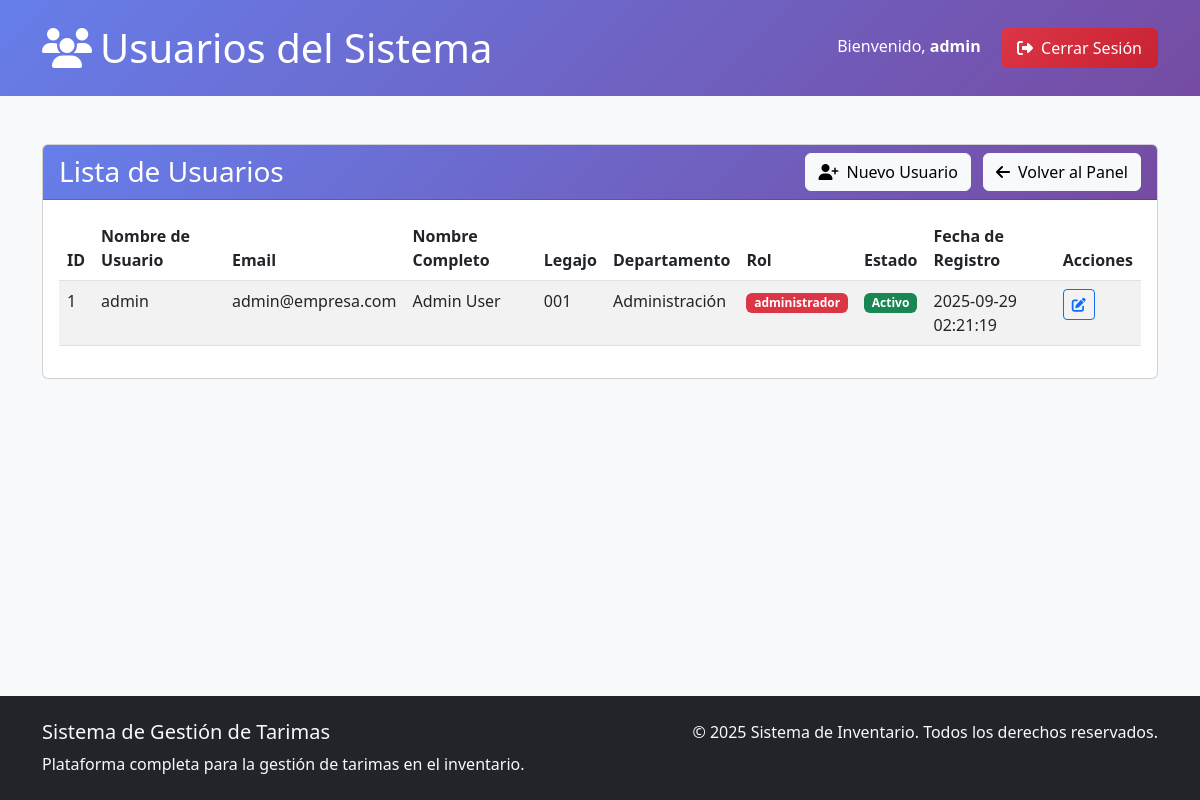
Page /dashboard/usuarios (signed in) on the earlier database version.
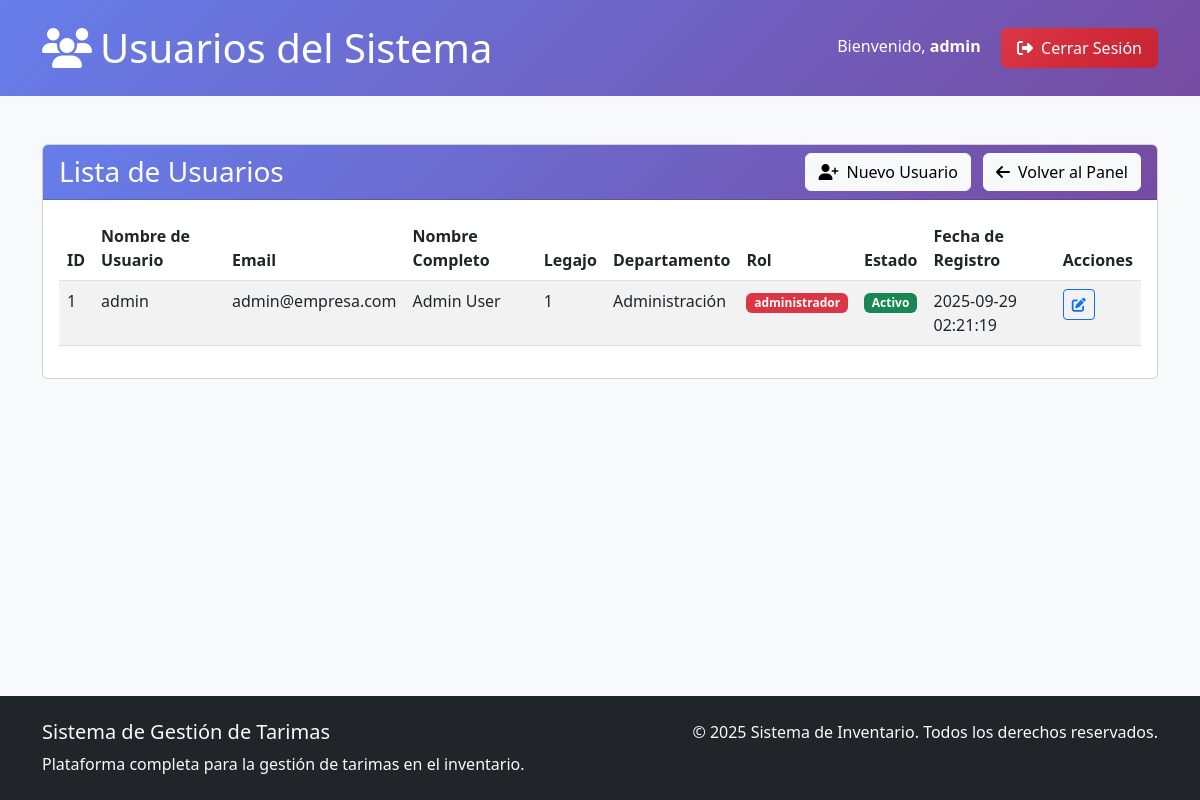
Same page on the later database version.
### tables this page shows
CREATE TABLE usuarios (
    id_usuario INT AUTO_INCREMENT PRIMARY KEY,
    username VARCHAR(50) NOT NULL UNIQUE,
    email VARCHAR(100) NOT NULL UNIQUE,
    password VARCHAR(255) NOT NULL,
    first_name VARCHAR(50) NOT NULL,
    last_name VARCHAR(50) NOT NULL,
    legajo INT NOT NULL,
    department VARCHAR(100),
    id_rol INT DEFAULT 2,
    activo TINYINT(1) DEFAULT 1,
    created_at TIMESTAMP DEFAULT CURRENT_TIMESTAMP,
    updated_at TIMESTAMP DEFAULT CURRENT_TIMESTAMP ON UPDATE CURRENT_TIMESTAMP,
    FOREIGN KEY (id_rol) REFERENCES roles(id_rol)
);

CREATE TABLE roles (
    id_rol INT AUTO_INCREMENT PRIMARY KEY,
    nombre_rol VARCHAR(50) NOT NULL UNIQUE,
    descripcion TEXT,
    activo TINYINT(1) DEFAULT 1,
    created_at TIMESTAMP DEFAULT CURRENT_TIMESTAMP
);

### controllers/DashboardController.php (called while the page is built, shortened)
<?php
require_once __DIR__ . '/Controller.php';
require_once __DIR__ . '/../models/Database.php';
require_once __DIR__ . '/../models/Usuario.php';
class DashboardController extends Controller {
    private $usuarioModel;
    public function __construct() {
        $this->usuarioModel = new Usuario();
    }
    public function usuarios() {
        $usuarios = $this->usuarioModel->getAllUsuariosWithRoles();
        $data = [
            'username' => $_SESSION['username'],
            'title' => 'Gestión de Usuarios',
            'role' => $_SESSION['role'],
            'usuarios' => $usuarios
        ];
        $this->view('dashboard/usuarios', $data);
    }
}

### models/Usuario.php (called while the page is built, shortened)
<?php
require_once __DIR__ . '/Database.php';
class Usuario {
    private $db;
    public function __construct() {
        $this->db = Database::getInstance()->getConnection();
    }
    public function getAllUsuariosWithRoles() {
        $stmt = $this->db->prepare("
            SELECT u.id_usuario, u.username, u.email, u.first_name, u.last_name, u.legajo, u.department, u.created_at, u.activo, r.nombre_rol
            FROM usuarios u
            LEFT JOIN roles r ON u.id_rol = r.id_rol
            ORDER BY u.created_at DESC
        ");
        $stmt->execute();
        return $stmt->fetchAll(PDO::FETCH_ASSOC);
    }
}

### models/Database.php (called while the page is built)
<?php
class Database
{
    private static $instance = null;
    private $pdo;
    private function __construct()
    {
        $dsn = "mysql:host=" . DB_HOST . ";dbname=" . DB_NAME . ";charset=" . DB_CHARSET;
        try {
            $this->pdo = new PDO($dsn, DB_USER, DB_PASS);
            $this->pdo->setAttribute(PDO::ATTR_ERRMODE, PDO::ERRMODE_EXCEPTION);
        } catch (PDOException $e) {
            die("Error de conexión: " . $e->getMessage());
        }
    }
    public static function getInstance()
    {
        if (self::$instance === null) {
            self::$instance = new self();
        }
        return self::$instance;
    }
    public function getConnection()
    {
        return $this->pdo;
    }
}

### views/dashboard/usuarios.php (the view)
<header class="form-header">
    <div class="container">
        <div class="row align-items-center">
            <div class="col-md-8">
                <h1 class="mb-0"><i class="fas fa-users me-2"></i>Usuarios del Sistema</h1>
            </div>
            <div class="col-md-4 text-md-end">
                <span class="me-3">Bienvenido, <strong><?= htmlspecialchars($username ?? ''); ?></strong></span>
                <a href="<?= BASE_URL ?>/auth/logout" class="btn logout-btn text-white">
                    <i class="fas fa-sign-out-alt me-1"></i> Cerrar Sesión
                </a>
            </div>
        </div>
    </div>
</header>
<div class="container my-5">
    <div class="card">
        <div class="card-header d-flex justify-content-between align-items-center" style="background: linear-gradient(135deg, #667eea 0%, #764ba2 100%); color: white; ">
            <h3 class="mb-0">Lista de Usuarios</h3>
            <div>
                <a href="<?= BASE_URL ?>/auth/register" class="btn btn-light me-2">
                    <i class="fas fa-user-plus me-2"></i>Nuevo Usuario
                </a>
                <a href="<?= BASE_URL ?>/dashboard" class="btn btn-light">
                    <i class="fas fa-arrow-left me-2"></i>Volver al Panel
                </a>
            </div>
        </div>
        <div class="card-body">
            <div class="table-responsive">
                <table class="table table-striped table-hover">
                    <thead>
                        <tr style="background: linear-gradient(135deg, #667eea 0%, #764ba2 100%); color: white;">
                            <th>ID</th>
                            <th>Nombre de Usuario</th>
                            <th>Email</th>
                            <th>Nombre Completo</th>
                            <th>Legajo</th>
                            <th>Departamento</th>
                            <th>Rol</th>
                            <th>Estado</th>
                            <th>Fecha de Registro</th>
                            <th>Acciones</th>
                        </tr>
                    </thead>
                    <tbody>
                        <?php if (!empty($usuarios)): ?>
                            <?php foreach ($usuarios as $usuario): ?>
                                <tr>
                                    <td><?= htmlspecialchars($usuario['id_usuario']); ?></td>
                                    <td><?= htmlspecialchars($usuario['username']); ?></td>
                                    <td><?= htmlspecialchars($usuario['email']); ?></td>
                                    <td><?= htmlspecialchars($usuario['first_name'] . ' ' . $usuario['last_name']); ?></td>
                                    <td><?= htmlspecialchars($usuario['legajo']); ?></td>
                                    <td><?= htmlspecialchars($usuario['department']); ?></td>
                                    <td>
                                        <span class="badge <?= $usuario['nombre_rol'] === 'administrador' ? 'bg-danger' : 'bg-success'; ?>">
                                            <?= htmlspecialchars($usuario['nombre_rol'] ?? 'produccion'); ?>
                                        </span>
                                    </td>
                                    <td>
                                        <?php if ($usuario['activo'] ?? 1): ?>
                                            <span class="badge bg-success">Activo</span>
                                        <?php else: ?>
                                            <span class="badge bg-secondary">Inactivo</span>
                                        <?php endif; ?>
                                    </td>
                                    <td><?= htmlspecialchars($usuario['created_at']); ?></td>
                                    <td>
                                        <a href="<?= BASE_URL ?>/dashboard/editar_usuario/<?= htmlspecialchars($usuario['id_usuario']); ?>" class="btn btn-sm btn-outline-primary" title="Editar usuario">
                                            <i class="fas fa-edit"></i>
                                        </a>
                                    </td>
                                </tr>
                            <?php endforeach; ?>
                        <?php else: ?>
                            <tr>
                                <td colspan="10" class="text-center text-muted">No hay usuarios registrados aún.</td>
                            </tr>
                        <?php endif; ?>
                    </tbody>
                </table>
            </div>
        </div>
    </div>
</div>

### public/index.php (shortened to what this page needs)
<?php
require_once PROJECT_ROOT . '/models/Database.php';
require_once PROJECT_ROOT . '/models/Usuario.php';
require_once PROJECT_ROOT . '/controllers/Controller.php';
require_once PROJECT_ROOT . '/controllers/DashboardController.php';
$uri = parse_url($_SERVER['REQUEST_URI'], PHP_URL_PATH);
$basePath = '/appphp';
if (strpos($uri, $basePath) === 0) {
    $uri = substr($uri, strlen($basePath));
}
if ($uri === '/' || $uri === '' || $uri === '/public') {
    if (isset($_SESSION['user_logged_in']) && $_SESSION['user_logged_in'] === true) {
        header('Location: ' . BASE_URL . '/dashboard');
        exit;
    } else {
        header('Location: ' . BASE_URL . '/auth/login');
        exit;
    }
} elseif ($uri === '/auth/login' && $_SERVER['REQUEST_METHOD'] === 'GET') {
    $controller = new AuthController();
    $controller->showLogin();
} elseif ($uri === '/auth/login' && $_SERVER['REQUEST_METHOD'] === 'POST') {
    $controller = new AuthController();
    $controller->login();
} elseif ($uri === '/auth/register' && $_SERVER['REQUEST_METHOD'] === 'GET') {
    $controller = new AuthController();
    $controller->showRegister();
} elseif ($uri === '/auth/register' && $_SERVER['REQUEST_METHOD'] === 'POST') {
    $controller = new AuthController();
    $controller->register();
} elseif ($uri === '/auth/logout') {
    $controller = new AuthController();
    $controller->logout();
} elseif ($uri === '/dashboard' && isset($_SESSION['user_logged_in'])) {
    $controller = new DashboardController();
    $controller->index();
} elseif ($uri === '/tarimas/nueva_tarima' && isset($_SESSION['user_logged_in'])) {
    $controller = new TarimaController();
    $controller->nuevaTarima();
} elseif ($uri === '/tarimas/guardar' && $_SERVER['REQUEST_METHOD'] === 'POST' && isset($_SESSION['user_logged_in'])) {
    $controller = new TarimaController();
    $controller->guardarTarima();
} elseif ($uri === '/tarimas' && isset($_SESSION['user_logged_in'])) {
    $controller = new TarimaController();
    $controller->listarTarimas();
} elseif ($uri === '/dashboard/usuarios' && isset($_SESSION['user_logged_in'])) {
    $controller = new DashboardController();
    $controller->usuarios();
} elseif (preg_match('/^\/dashboard\/editar_usuario\/(\d+)$/', $uri, $matches) && isset($_SESSION['user_logged_in'])) {
    $controller = new DashboardController();
    $controller->editarUsuario($matches[1]);
} elseif (preg_match('/^\/dashboard\/actualizar_usuario\/(\d+)$/', $uri, $matches) && $_SERVER['REQUEST_METHOD'] === 'POST' && isset($_SESSION['user_logged_in'])) {
    $controller = new DashboardController();
    $controller->actualizarUsuario($matches[1]);
} elseif (preg_match('/^\/tarimas\/editar_tarima\/(\d+)$/', $uri, $matches) && isset($_SESSION['user_logged_in'])) {
    $controller = new TarimaController();
    $controller->editarTarima($matches[1]);
} elseif (preg_match('/^\/tarimas\/actualizar_tarima\/(\d+)$/', $uri, $matches) && $_SERVER['REQUEST_METHOD'] === 'POST' && isset($_SESSION['user_logged_in'])) {
    $controller = new TarimaController();
    $controller->actualizarTarima($matches[1]);
} else {
    http_response_code(404);
    echo "Página no encontrada";
}

### controllers/Controller.php (shortened to what this page needs)
<?php
class Controller {
    protected $viewPath;
    public function __construct() {
        $this->viewPath = __DIR__ . '/../views/';
    }
    protected function view($view, $data = []) {
        $viewFile = $this->viewPath . $view . '.php';
        if (file_exists($viewFile)) {
            $safeData = [];
            foreach ($data as $key => $value) {
                if (is_string($key) && preg_match('/^[a-zA-Z_][a-zA-Z0-9_]*$/', $key)) {
                    $safeData[$key] = $value;
                }
            }
            extract($safeData);
            require_once $viewFile;
            $content = ob_get_clean();
            require_once $this->viewPath . 'layouts/main.php';
        } else {
            throw new Exception("Vista no encontrada: {$viewFile}");
        }
    }
}
?>

### views/layouts/main.php (shortened to what this page needs)
<!DOCTYPE html>
<html lang="es">
<head>
    <link href="https://cdn.jsdelivr.net/npm/bootstrap@5.3.0/dist/css/bootstrap.min.css" rel="stylesheet">
    <link rel="stylesheet" href="https://cdnjs.cloudflare.com/ajax/libs/font-awesome/6.4.0/css/all.min.css">
</head>
<body>
    <div class="main-content">
        <?= $content ?? " "?>
    </div>
    <footer class="bg-dark text-light py-4 mt-auto">
        <div class="container">
            <div class="row">
                <div class="col-md-6">
                    <h5>Sistema de Gestión de Tarimas</h5>
                    <p class="mb-0">Plataforma completa para la gestión de tarimas en el inventario.</p>
                </div>
                <div class="col-md-6 text-md-end">
                    <p class="mb-0">&copy; 2025 Sistema de Inventario. Todos los derechos reservados.</p>
                </div>
            </div>
        </div>
    </footer>
</body>
</html>

### views/layouts/main.php (style rules this page uses)
body { background-color: #f8f9fa; font-family: 'Segoe UI', Tahoma, Geneva, Verdana, sans-serif; display: flex; flex-direction: column; min-height: 100vh; }
.form-header { background: linear-gradient(135deg, #667eea 0%, #764ba2 100%); color: white; padding: 1.5rem 0; }
.logout-btn { background: linear-gradient(135deg, #dc3545 0%, #c82333 100%); border: none; padding: 8px 16px; font-weight: 500; }
.main-content { flex: 1; }

Differences in the rows shown:
changed usuarios "admin": legajo "001" → "1"
